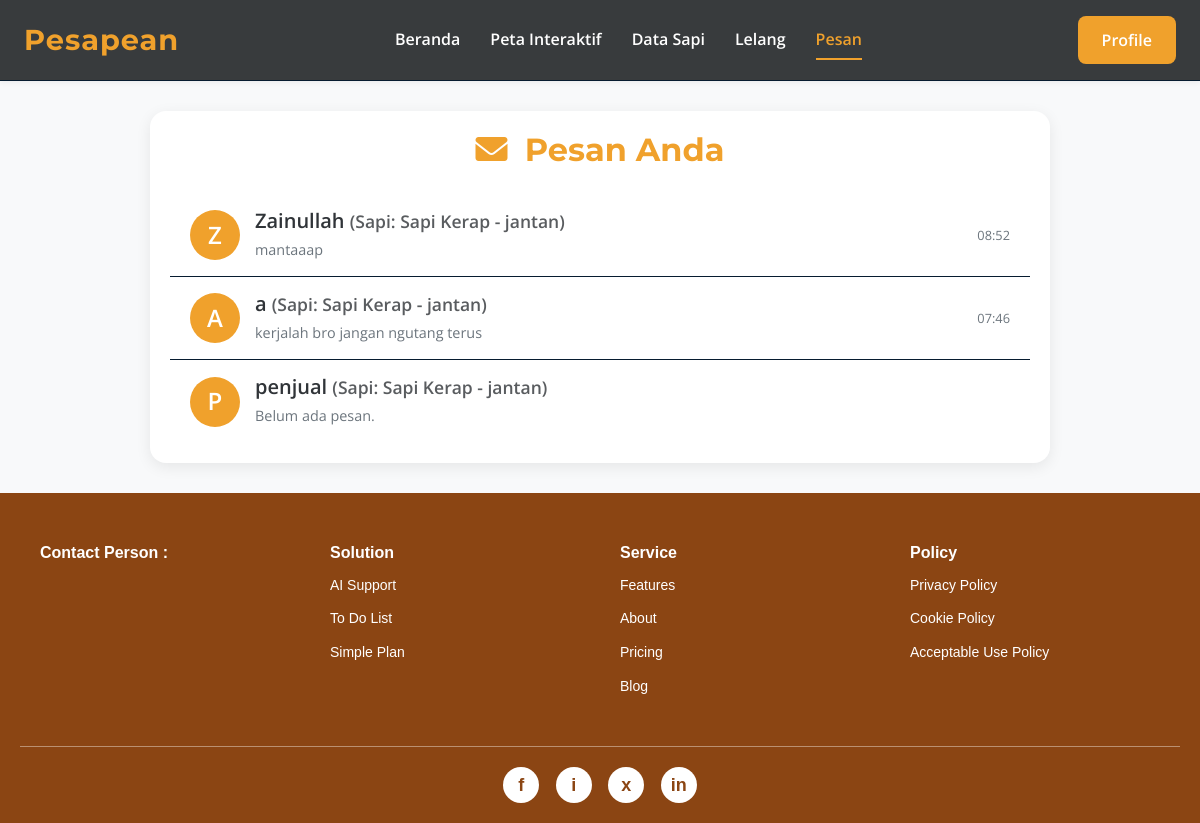
/penjual/pesan.php (signed in), run on the app's committed database.
### tables this page shows
CREATE TABLE `chatRooms` (
  `id_chatRooms` int NOT NULL,
  `id_sapi` int DEFAULT NULL,
  `user1_id` int NOT NULL,
  `user2_id` int NOT NULL,
  `chat_type` enum('sapi_chat','admin_chat') NOT NULL DEFAULT 'sapi_chat',
  `createdAt` datetime DEFAULT CURRENT_TIMESTAMP,
  `updatedAt` datetime DEFAULT CURRENT_TIMESTAMP ON UPDATE CURRENT_TIMESTAMP
);

CREATE TABLE `macamsapi` (
  `id_macamSapi` int NOT NULL,
  `name` varchar(100) DEFAULT NULL
);

CREATE TABLE `data_sapi` (
  `id_sapi` int NOT NULL,
  `id_macamSapi` int DEFAULT NULL,
  `foto_sapi` varchar(255) DEFAULT NULL,
  `harga_sapi` int DEFAULT NULL,
  `nama_pemilik` varchar(100) DEFAULT NULL,
  `alamat_pemilik` varchar(255) DEFAULT NULL,
  `nomor_pemilik` varchar(20) DEFAULT NULL,
  `email_pemilik` varchar(100) DEFAULT NULL,
  `createdAt` datetime DEFAULT NULL,
  `updatedAt` datetime DEFAULT NULL,
  `latitude` varchar(50) DEFAULT NULL,
  `longitude` varchar(50) DEFAULT NULL,
  `jenis_kelamin` enum('jantan','betina') DEFAULT NULL,
  `id_user_penjual` int DEFAULT NULL
);

### penjual/pesan.php (the view, shortened to what this page needs)
<?php
include '../koneksi.php';
$current_user_id = $_SESSION['id_user'];
$query = "SELECT
            cr.id_chatRooms,
            cr.id_sapi,
            cr.user1_id,
            cr.user2_id,
            ds.jenis_kelamin AS sapi_jenis_kelamin,
            ms.name AS sapi_jenis_sapi,
            CASE
                WHEN cr.user1_id = ? THEN u2.username
                ELSE u1.username
            END AS chat_partner_username,
            CASE
                WHEN cr.user1_id = ? THEN cr.user2_id
                ELSE cr.user1_id
            END AS chat_partner_id,
            (SELECT pesan FROM chatMessage WHERE id_chatRooms = cr.id_chatRooms ORDER BY waktu_kirim DESC LIMIT 1) AS last_message,
            (SELECT waktu_kirim FROM chatMessage WHERE id_chatRooms = cr.id_chatRooms ORDER BY waktu_kirim DESC LIMIT 1) AS last_message_time
          FROM
            chatRooms cr
          LEFT JOIN
            data_sapi ds ON cr.id_sapi = ds.id_sapi
          LEFT JOIN
            macamSapi ms ON ds.id_macamSapi = ms.id_macamSapi
          LEFT JOIN
            users u1 ON cr.user1_id = u1.id_user
          LEFT JOIN
            users u2 ON cr.user2_id = u2.id_user
          WHERE
            cr.user1_id = ? OR cr.user2_id = ?
          ORDER BY
            last_message_time DESC, cr.updatedAt DESC";
$stmt = mysqli_prepare($koneksi, $query);
mysqli_stmt_bind_param($stmt, "iiii", $current_user_id, $current_user_id, $current_user_id, $current_user_id);
mysqli_stmt_execute($stmt);
$result = mysqli_stmt_get_result($stmt);
?>
<!DOCTYPE html>
<html lang="id">
<head>
    <link href="https://cdn.jsdelivr.net/npm/bootstrap@5.3.3/dist/css/bootstrap.min.css" rel="stylesheet">
    <link rel="stylesheet" href="https://cdnjs.cloudflare.com/ajax/libs/font-awesome/6.0.0-beta3/css/all.min.css">
    <link rel="stylesheet" href="../style.css">
</head>
<body>
    <header class="main-header">
        <nav class="navbar">
            <div class="logo">
                <a href="../penjual/beranda.php">Pesapean</a>
            </div>
            <ul class="nav-links">
                <li><a href="../penjual/beranda.php">Beranda</a></li>
                <li><a href="../penjual/peta.php">Peta Interaktif</a></li>
                <li><a href="../penjual/data_sapi.php?jenis=sonok">Data Sapi</a></li>
                <li><a href="../penjual/lelang.php">Lelang</a></li>
                <li><a href="../penjual/pesan.php" class="active">Pesan</a></li>
            </ul>
            <div class="auth-links">
                <?php
                if (isset($_SESSION['id_user'])) {
                    echo '<a href="../auth/profile.php" class="btn btn-primary">Profile</a>';
                } else {
                    echo '<a href="../auth/login.php" class="btn btn-primary">Login</a>';
                    echo '<a href="../auth/register.php" class="btn btn-outline-primary">Daftar</a>';
                }
                ?>
            </div>
        </nav>
    </header>
    <div class="main-content">
        <div class="container">
            <div class="messages-container">
                <h2><i class="fas fa-envelope me-2"></i> Pesan Anda</h2>
                <?php if (mysqli_num_rows($result) > 0): ?>
                    <?php while ($chat = mysqli_fetch_assoc($result)): ?>
                        <?php
                        $chat_partner_id_for_link = ($chat['user1_id'] == $current_user_id) ? $chat['user2_id'] : $chat['user1_id'];
                        $sapi_display = ($chat['sapi_jenis_sapi'] ?? 'Sapi') . ' - ' . ($chat['sapi_jenis_kelamin'] ?? 'Jenis');
                        ?>
                        <a href="chat.php?sapi_id=<?= htmlspecialchars($chat['id_sapi']) ?>&recipient_id=<?= htmlspecialchars($chat_partner_id_for_link) ?>" class="chat-list-item">
                            <div class="chat-avatar">
                                <?= strtoupper(substr($chat['chat_partner_username'], 0, 1)) ?>
                            </div>
                            <div class="chat-details">
                                <h5><?= htmlspecialchars($chat['chat_partner_username']) ?> <small class="text-muted">(Sapi: <?= htmlspecialchars($sapi_display) ?>)</small></h5>
                                <p><?= htmlspecialchars($chat['last_message'] ?? 'Belum ada pesan.') ?></p>
                            </div>
                            <div class="chat-time">
                                <?php
                                if ($chat['last_message_time']) {
                                    echo date('H:i', strtotime($chat['last_message_time']));
                                }
                                ?>
                            </div>
                        </a>
                    <?php endwhile; ?>
                <?php else: ?>
                    <div class="alert alert-info text-center" role="alert">
                        <i class="fas fa-info-circle me-2"></i> Belum ada percakapan.
                    </div>
                <?php endif; ?>
            </div>
        </div>
    </div>
    <?php include '../footer.php'; ?>
</body>
</html>

### style.css (style rules this page uses)
:root { --primary-color: #f0c040; --secondary-color: #333; --accent-color: #555; --background-light: #f8f8f8; --text-color: #333; --white-color: #ffffff; --border-radius: 8px; --transition-speed: 0.3s ease; }
body { background-color: var(--background-light); font-family: 'Open Sans', Arial, sans-serif; margin: 0; padding: 0; line-height: 1.6; color: var(--text-color); }
h1, h2, h3 { font-family: 'Montserrat', sans-serif; color: var(--secondary-color); margin-top: 0; }
a { text-decoration: none; color: var(--primary-color); transition: color var(--transition-speed); }
.btn { display: inline-block; padding: 12px 25px; border: none; border-radius: 5px; cursor: pointer; font-size: 16px; font-weight: 600; transition: background-color var(--transition-speed), color var(--transition-speed); }
.btn-primary { background-color: var(--primary-color); color: var(--secondary-color); }
.main-header { background-color: var(--secondary-color); color: var(--white-color); padding: 15px 0; box-shadow: 0 2px 5px rgba(0, 0, 0, 0.1); }
.navbar { display: flex; justify-content: space-between; align-items: center; max-width: 1200px; margin: 0 auto; padding: 0 20px; }
.navbar .logo a { font-size: 28px; font-weight: 700; color: var(--primary-color); letter-spacing: 1px; }
.navbar .nav-links { list-style: none; margin: 0; padding: 0; display: flex; gap: 30px; }
.navbar .nav-links a { color: var(--white-color); font-weight: 600; font-size: 16px; position: relative; }
.navbar .nav-links a::after { content: ''; position: absolute; width: 0; height: 2px; background-color: var(--primary-color); left: 0; bottom: -5px; transition: width var(--transition-speed); }

### data on the page
chatrooms: chat_partner_username "Z", chat_partner_username "Zainullah", macamsapi.name "Sapi Kerap - jantan", last_message "mantaaap", last_message_time "08:52"
chatrooms: chat_partner_username "A", chat_partner_username "a", macamsapi.name "Sapi Kerap - jantan", last_message "kerjalah bro jangan ngutang terus", last_message_time "07:46"
chatrooms: chat_partner_username "P", chat_partner_username "penjual", macamsapi.name "Sapi Kerap - jantan", last_message "Belum ada pesan."
